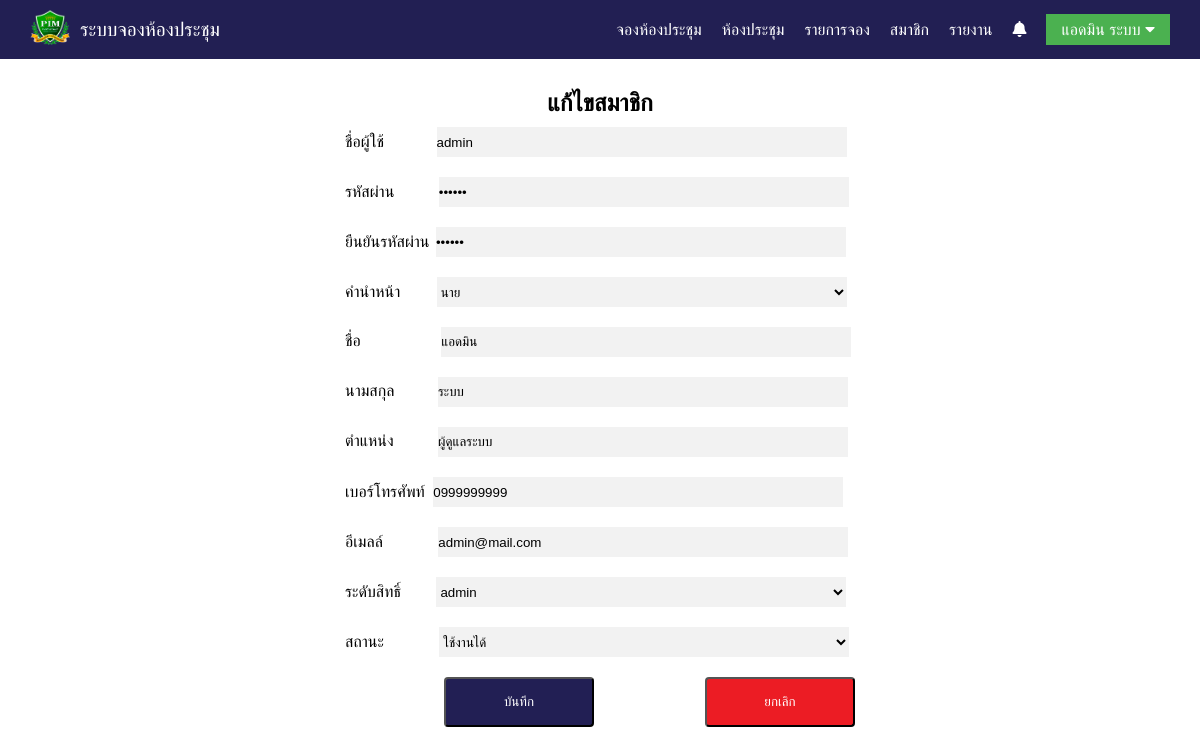
Screenshot of /member/index.php?page=member&action=edit&id=1 (signed in) with the database file from the repository.
### tables this page shows
CREATE TABLE `tb_member` (
  `id_member` int(10) NOT NULL,
  `username` varchar(20) NOT NULL,
  `password` varchar(20) NOT NULL,
  `ntitle` varchar(10) NOT NULL,
  `firstname` varchar(50) NOT NULL,
  `surname` varchar(50) NOT NULL,
  `email` varchar(50) NOT NULL,
  `status` varchar(5) NOT NULL,
  `position` varchar(200) NOT NULL,
  `phone` varchar(10) NOT NULL,
  `active` int(1) NOT NULL,
  `login_date` datetime NOT NULL,
  `login_times` int(6) NOT NULL,
  `create_date` datetime NOT NULL
);

### member/index.php (the view, shortened to what this page needs)
<?php
if ($_SESSION['id'] != '') {
    include 'connect.php';
    $sql = "SELECT * FROM tb_member WHERE id_member = '{$_SESSION['id']}' ";
    $rs = $conn->query( $sql )->fetch_assoc() ;
  }
?>
<!DOCTYPE html>
<html lang="en">
<head>
    <link rel="stylesheet" href="css/nav.css">
    <link rel="stylesheet" href="css/footer.css">
    <link rel="stylesheet" href="css/member.css">
    <link rel="stylesheet" href="https://cdnjs.cloudflare.com/ajax/libs/font-awesome/5.15.2/css/all.min.css">
      <link rel="stylesheet" type="text/css" href="https://cdn.datatables.net/v/bs4/dt-1.10.20/datatables.min.css"/>
    <link rel="stylesheet" type="text/css" href="https://cdn.datatables.net/responsive/2.2.3/css/responsive.dataTables.min.css">
</head>
<body>
    <nav>
      <ul class="menu">
          <li class="logo"><a class="list" href="index.php?page=home"><img src="images/Logo_PIM.png" alt="PIM Logo"></a></li>
          <li class="brand"><a class="list" href="index.php?page=home">ระบบจองห้องประชุม</a></li>
          <li class="item"><a class="list" href="index.php?page=booking">จองห้องประชุม</a></li>
          <li class="item"><a class="list" href="index.php?page=rooms">ห้องประชุม</a></li>
<?php if ($_SESSION['status'] == 'admin' || $_SESSION['status'] == 'user' || $_SESSION['type'] == 'STUDENT') {?>
          <li class="item">
            <a class="list" href="index.php?page=mybooking">รายการจอง</a>
          </li>
<?php } ?>
<?php   if ($_SESSION['status'] =='admin')  { ?>
          <li class="item"><a class="list" href="index.php?page=member">สมาชิก</a></li>
          <li class="item"><a class="list" href="index.php?page=report">รายงาน</a></li>
<?php } ?>
<?php if ($_SESSION['id'] != '' || $_SESSION['status'] != '') {?>
	<?php 	if ($_SESSION['status'] == 'admin') {
	$rs2 = $conn->query($sql2)->fetch_assoc();?>
		      <li class="item">
                <a class="list" href="index.php?page=report&report=0"><i class="fas fa-bell"></i></a>
              </li>
	<?php } ?>
      <li class="item out">
        <a class="logout" href="#">
          <span class="user-info">
<?php
echo $rs['title'].$rs['firstname'].'  '.$rs['surname'];
?>
				  </span>
          <i class="ace-icon fa fa-caret-down"></i>
        </a>
      </li>
<?php } else {?>
		      <li class="item-button"><a class="list" href="index.php?page=login">เข้าสู่ระบบ</a></li>
<?php } ?>
      </ul>
  </nav>
<?php if ($_GET['action']=='edit') {
		$meSQL = "SELECT * FROM tb_member WHERE id_member='{$_GET['id']}' ";
		$meQuery = $conn->query($meSQL);
    if ($meQuery == TRUE) {
        $meResult = $meQuery->fetch_assoc();
    } else {
        echo $conn->error;
    }
    ?>
<div class="container">
        <div class="wrap-container">
            <form class="form-horizontal" role="form" name="formregister" method="post" action="member\action.php?action=edit">
                <h2 class="add">แก้ไขสมาชิก</h2>
                <div class="container-1-box">
                    <label class="username">ชื่อผู้ใช้</label>
                    <input name="username" class="long" type="text" placeholder="Username" value="<?php echo $meResult['username'];?>" required>
                </div>
                <div class="container-1-box">
                    <label class="password">รหัสผ่าน</label>
                    <input name="password" class="long" type="password" placeholder="Password" value="<?php echo $meResult['password'];?>" required>
                </div>
                <div class="container-1-box">
                    <label class="conpass">ยืนยันรหัสผ่าน</label>
                    <input name="conpassword" class="long" type="password" placeholder="Password" value="<?php echo $meResult['password'];?>" required>
                </div>
                <div class="container-1-box">
                    <label class="title">คำนำหน้า</label>
                    <select name="title" id="title" required>
                        <option value="นาย" <?php if ($meResult['ntitle'] == 'นาย') {echo 'selected';}?>>นาย</option>
                </select>
                </div>
                <div class="container-1-box">
                    <label class="firstname">ชื่อ</label>
                    <input type="text"  name="firstname" placeholder="Firstname" class="long" value="<?php echo $meResult['firstname'];?>" required />
                </div>
                <div class="container-1-box">
                    <label class="surname">นามสกุล</label>
                    <input type="text" name="surname" placeholder="Surtname" class="long" value="<?php echo $meResult['surname'];?>" required />
                </div>
                <div class="container-1-box">
                    <label class="position">ตำแหน่ง</label>
                    <input type="text" name="position" placeholder="Position" class="long" value="<?php echo $meResult['position'];?>" required />
                </div>
                <div class="container-1-box">
                    <label class="phone">เบอร์โทรศัพท์</label>
                    <input type="text" name="phone" placeholder="Phone" class="long" value="<?php echo $meResult['phone'];?>" required />
                </div>
                <div class="container-1-box">
                    <label class="email">อีเมลล์</label>
                    <input type="text" name="email" placeholder="Email" class="long" value="<?php echo $meResult['email'];?>" required />
                </div>
                <div class="container-1-box">
                    <label class="status">ระดับสิทธิ์</label>
                    <select name="status" id="status" required>
                        <option value="admin" selected>admin</option>
                </select>
                </div>
            <div class="container-1-box">
                <label class="active">สถานะ</label>
                <select name="active" id="active" >
                        <option value="1" <?php if ($meResult['active'] == '1') {echo 'selected';}?>>ใช้งานได้</option>
                </select>
            </div>
            <div class="container-2-box">
                <button class="btn-save" type="submit">บันทึก</button>
                <button class="btn-cancel" type="button" onClick="javascript: window.history.back();">ยกเลิก</button>
            </div>
            </form>
        </div>
    </div>
<?php } ?>
</body>
</html>

### css/nav.css (style rules this page uses)
* { margin: 0; padding: 0; box-sizing: border-box; width: auto; }
body { font-family: Arial, Helvetica, sans-serif; background: white; width: 100%; }
nav { background: #221f53; padding: 5px 20px; width: 100%; flex-wrap: nowrap; }
.fas.fa-bell { -webkit-animation: ring 4s .7s ease-in-out infinite; -webkit-transform-origin: 50% 4px; -moz-animation: ring 4s .7s ease-in-out infinite; -moz-transform-origin: 50% 4px; animation: ring 4s .7s ease-in-out infinite; transform-origin: 50% 4px; }
ul { list-style-type: none; }
a.list { color: white; text-decoration: none; }
.item a.list { border-bottom: 2px solid transparent; padding-bottom: 8px; transition: all 0.4s ease; }
.menu li { font-size: 16px; padding: 15px 5px; white-space: nowrap; }
li img { padding: 0; width: 40px; height: 35px; }
.menu { display: flex; flex-wrap: wrap; justify-content: space-between; align-items: center; }
.item { width: 100%; order: 2; display: none; }
.menu li { padding: 5px 10px; }
.brand { order: 0; flex: 1; }
li.brand { padding: 0; font-size: larger; }
.item.out a.logout { color: white; text-decoration: none; padding: 7px 15px; background-color: #4BB150; }
@media all and (min-width: 890px) { .menu { justify-content: center; } }
@media all and (min-width: 890px) { .item { display: block; width: auto; } }
@media all and (min-width: 890px) { .logo { order: 0; } }
@media all and (min-width: 890px) { .brand { order: 0; flex: 1; } }
@media all and (min-width: 890px) { .item { order: 1; } }
@media all and (min-width: 890px) { .menu li.item { padding: 0px 10px; } }

### css/member.css (style rules this page uses)
h2.add { text-align: center; padding-top: 10px; padding-bottom: 10px; }
.container { width: 100%; height: 85vh; display: flex; justify-content: center; padding: 10px 30px 30px 30px; }
.wrap-container { padding: 10px; border-radius: 10px; }
input, textarea, section, select { border-style: hidden; background-color: #f2f2f2; }
label.username { margin-right: 48px; }
label.password { margin-right: 40px; }
label.conpass { margin-right: 2px; }
label.title { margin-right: 32px; }
label.firstname { margin-right: 76px; }
label.surname { margin-right: 39px; }
label.position { margin-right: 40px; }
label.phone { margin-right: 4px; }
label.email { margin-right: 51px; }
label.status { margin-right: 31px; }
label.active { margin-right: 51px; }
.container-1-box { flex-wrap: nowrap; padding-bottom: 20px; }
.container-1-box select { width: 410px; height: 30px; }
.container-1-box .long { width: 410px; height: 30px; }
.container-2-box { padding-bottom: 10px; display: flex; flex-wrap: nowrap; flex-direction: row; justify-content: space-between; width: 510px; padding-left: 99px; }
.btn-save { background: #221f54; text-align: center; padding: 15px; border-radius: 4px; width: 150px; color: #fff; cursor: pointer; text-transform: uppercase; }
.btn-cancel { background: #ec1c24; text-align: center; padding: 15px; border-radius: 4px; width: 150px; color: #fff; cursor: pointer; text-transform: uppercase; }

### rows the page displays
tb_member: firstname "แอดมิน", surname "ระบบ"
tb_member: username "admin", title "นาย", firstname "แอดมิน", surname "ระบบ", position "ผู้ดูแลระบบ", phone "0999999999", email "admin@mail.com", active "ใช้งานได้"
